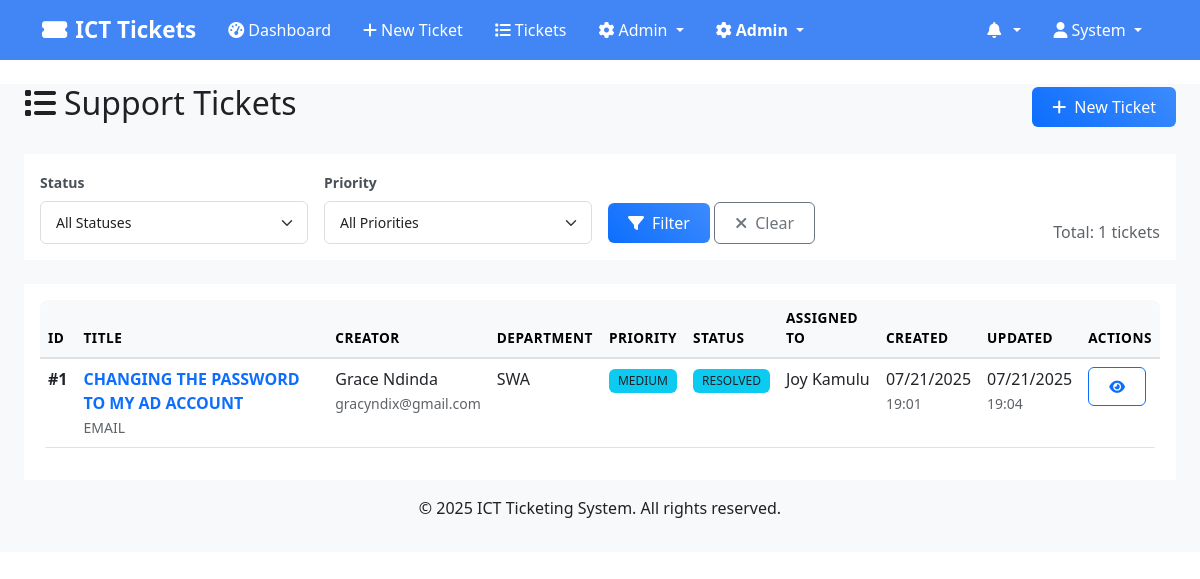
Screenshot of /tickets (signed in) with the database file from the repository.
### models.py (models this page shows, shortened)
class User(UserMixin, db.Model):
    __tablename__ = 'users'
    id = db.Column(db.Integer, primary_key=True)
    username = db.Column(db.String(80), unique=True, nullable=False)
    email = db.Column(db.String(120), unique=True, nullable=False)
    phone = db.Column(db.String(20), nullable=True)
    password_hash = db.Column(db.String(256), nullable=False)
    first_name = db.Column(db.String(50), nullable=False)
    last_name = db.Column(db.String(50), nullable=False)
    role = db.Column(db.String(20), nullable=False)  # 'user', 'tech', 'admin'
    department_id = db.Column(db.Integer, db.ForeignKey('departments.id'), nullable=True)
    is_active = db.Column(db.Boolean, default=True)
    created_at = db.Column(db.DateTime, default=datetime.utcnow)
    updated_at = db.Column(db.DateTime, default=datetime.utcnow, onupdate=datetime.utcnow)
    department = db.relationship('Department', backref='users')
    created_tickets = db.relationship('Ticket', foreign_keys='Ticket.created_by_id', backref='creator')
    assigned_tickets = db.relationship('Ticket', foreign_keys='Ticket.assigned_to_id', backref='assignee')
    @property
    def full_name(self):
        return f"{self.first_name} {self.last_name}"

class Ticket(db.Model):
    __tablename__ = 'tickets'
    id = db.Column(db.Integer, primary_key=True)
    title = db.Column(db.String(200), nullable=False)
    description = db.Column(db.Text, nullable=False)
    priority = db.Column(db.String(10), nullable=False)  # 'URGENT', 'HIGH', 'MEDIUM', 'LOW'
    status = db.Column(db.String(20), default='OPEN')  # 'OPEN', 'IN_PROGRESS', 'RESOLVED', 'CLOSED'
    category = db.Column(db.String(50), nullable=True)
    created_by_id = db.Column(db.Integer, db.ForeignKey('users.id'), nullable=False)
    assigned_to_id = db.Column(db.Integer, db.ForeignKey('users.id'), nullable=True)
    created_at = db.Column(db.DateTime, default=datetime.utcnow)
    updated_at = db.Column(db.DateTime, default=datetime.utcnow, onupdate=datetime.utcnow)
    resolved_at = db.Column(db.DateTime, nullable=True)
    closed_at = db.Column(db.DateTime, nullable=True)
    comments = db.relationship('TicketComment', backref='ticket', cascade='all, delete-orphan')
    notifications = db.relationship('Notification', backref='ticket', cascade='all, delete-orphan')
    @property
    def priority_color(self):
        colors = {
            'URGENT': 'danger',
            'HIGH': 'warning',
            'MEDIUM': 'info',
            'LOW': 'success'
        }
        return colors.get(self.priority, 'secondary')
    @property
    def status_color(self):
        colors = {
            'OPEN': 'primary',
            'IN_PROGRESS': 'warning',
            'RESOLVED': 'info',
            'CLOSED': 'success'
        }
        return colors.get(self.status, 'secondary')

class Department(db.Model):
    __tablename__ = 'departments'
    id = db.Column(db.Integer, primary_key=True)
    name = db.Column(db.String(100), unique=True, nullable=False)
    code = db.Column(db.String(10), unique=True, nullable=False)
    description = db.Column(db.Text, nullable=True)
    created_at = db.Column(db.DateTime, default=datetime.utcnow)

### routes.py (the view)
@app.route('/tickets')
@login_required
def list_tickets():
    page = request.args.get('page', 1, type=int)
    status_filter = request.args.get('status', '')
    priority_filter = request.args.get('priority', '')
    query = Ticket.query
    if current_user.role == 'user':
        query = query.filter_by(created_by_id=current_user.id)
    elif current_user.role == 'tech':
        query = query.filter(
            (Ticket.assigned_to_id == current_user.id) |
            (Ticket.assigned_to_id == None)
        )
    if status_filter:
        query = query.filter_by(status=status_filter)
    if priority_filter:
        query = query.filter_by(priority=priority_filter)
    tickets = query.order_by(Ticket.created_at.desc()).paginate(
        page=page, per_page=20, error_out=False
    )
    return render_template('ticket_list.html', tickets=tickets)

### templates/ticket_list.html (shortened to what this page needs)
{% extends "base.html" %}
{% block content %}
<div class="container-fluid">
    <div class="row">
        <div class="col-12">
            <div class="d-flex justify-content-between align-items-center mb-4">
                <h2><i class="fas fa-list me-2"></i>Support Tickets</h2>
                {% if current_user.role in ['user', 'admin'] %}
                <a href="{{ url_for('create_ticket') }}" class="btn btn-primary">
                    <i class="fas fa-plus me-2"></i>New Ticket
                </a>
                {% endif %}
            </div>
        </div>
    </div>
    <div class="row mb-4">
        <div class="col-12">
            <div class="card">
                <div class="card-body">
                    <form method="GET" class="row g-3 align-items-end">
                        <div class="col-md-3">
                            <label class="form-label">Status</label>
                            <select name="status" class="form-select">
                                <option value="">All Statuses</option>
                            </select>
                        </div>
                        <div class="col-md-3">
                            <label class="form-label">Priority</label>
                            <select name="priority" class="form-select">
                                <option value="">All Priorities</option>
                            </select>
                        </div>
                        <div class="col-md-3">
                            <button type="submit" class="btn btn-primary">
                                <i class="fas fa-filter me-2"></i>Filter
                            </button>
                            <a href="{{ url_for('list_tickets') }}" class="btn btn-outline-secondary">
                                <i class="fas fa-times me-2"></i>Clear
                            </a>
                        </div>
                        <div class="col-md-3 text-end">
                            <span class="text-muted">
                                Total: {{ tickets.total }} tickets
                            </span>
                        </div>
                    </form>
                </div>
            </div>
        </div>
    </div>
    <div class="row">
        <div class="col-12">
            <div class="card">
                <div class="card-body">
                    {% if tickets.items %}
                    <div class="table-responsive">
                        <table class="table table-hover">
                            <thead class="table-light">
                                <tr>
                                    <th>ID</th>
                                    <th>Title</th>
                                    <th>Creator</th>
                                    {% if current_user.role in ['tech', 'admin'] %}
                                    <th>Department</th>
                                    {% endif %}
                                    <th>Priority</th>
                                    <th>Status</th>
                                    <th>Assigned To</th>
                                    <th>Created</th>
                                    <th>Updated</th>
                                    <th>Actions</th>
                                </tr>
                            </thead>
                            <tbody>
                                {% for ticket in tickets.items %}
                                <tr class="{% if ticket.priority == 'URGENT' %}table-danger{% endif %}">
                                    <td><strong>#{{ ticket.id }}</strong></td>
                                    <td>
                                        <a href="{{ url_for('view_ticket', ticket_id=ticket.id) }}"
                                           class="text-decoration-none fw-bold">
                                            {{ ticket.title[:50] }}{% if ticket.title|length > 50 %}...{% endif %}
                                        </a>
                                        <br>
                                        <small class="text-muted">{{ ticket.category }}</small>
                                    </td>
                                    <td>
                                        {{ ticket.creator.full_name }}<br>
                                        <small class="text-muted">{{ ticket.creator.email }}</small>
                                    </td>
                                    {% if current_user.role in ['tech', 'admin'] %}
                                    <td>
                                        {% if ticket.creator.department %}
                                        {{ ticket.creator.department.code }}
                                        {% else %}
                                        <span class="text-muted">-</span>
                                        {% endif %}
                                    </td>
                                    {% endif %}
                                    <td>
                                        <span class="badge bg-{{ ticket.priority_color }}">
                                            {{ ticket.priority }}
                                        </span>
                                    </td>
                                    <td>
                                        <span class="badge bg-{{ ticket.status_color }}">
                                            {{ ticket.status.replace('_', ' ') }}
                                        </span>
                                    </td>
                                    <td>
                                        {% if ticket.assignee %}
                                        {{ ticket.assignee.full_name }}
                                        {% else %}
                                        <span class="text-muted">Unassigned</span>
                                        {% endif %}
                                    </td>
                                    <td>
                                        {{ ticket.created_at.strftime('%m/%d/%Y') }}<br>
                                        <small class="text-muted">{{ ticket.created_at.strftime('%H:%M') }}</small>
                                    </td>
                                    <td>
                                        {% if ticket.updated_at != ticket.created_at %}
                                        {{ ticket.updated_at.strftime('%m/%d/%Y') }}<br>
                                        <small class="text-muted">{{ ticket.updated_at.strftime('%H:%M') }}</small>
                                        {% else %}
                                        <span class="text-muted">-</span>
                                        {% endif %}
                                    </td>
                                    <td>
                                        <div class="btn-group" role="group">
                                            <a href="{{ url_for('view_ticket', ticket_id=ticket.id) }}"
                                               class="btn btn-sm btn-outline-primary">
                                                <i class="fas fa-eye"></i>
                                            </a>
                                        </div>
                                    </td>
                                </tr>
                                {% endfor %}
                            </tbody>
                        </table>
                    </div>
                    {% endif %}
                </div>
            </div>
        </div>
    </div>
</div>
{% endblock %}

### templates/base.html (shortened to what this page needs)
<!DOCTYPE html>
<html lang="en">
<head>
    <link href="https://cdn.jsdelivr.net/npm/bootstrap@5.3.0/dist/css/bootstrap.min.css" rel="stylesheet">
    <link href="https://cdnjs.cloudflare.com/ajax/libs/font-awesome/6.4.0/css/all.min.css" rel="stylesheet">
    <link href="{{ url_for('static', filename='css/style.css') }}" rel="stylesheet">
</head>
<body>
    <nav class="navbar navbar-expand-lg shadow-sm" style="background-color: #4285f4 !important;">
        <div class="container" style="background-color: #4285f4;">
            <a class="navbar-brand" href="{{ url_for('dashboard' if current_user.is_authenticated else 'index') }}" style="color: #ffffff !important; font-weight: 600;">
                <i class="fas fa-ticket-alt me-2"></i>ICT Tickets
            </a>
            {% if current_user.is_authenticated %}
            <div class="collapse navbar-collapse" id="navbarNav">
                <ul class="navbar-nav me-auto">
                    <li class="nav-item">
                        <a class="nav-link" href="{{ url_for('dashboard') }}" style="color: #ffffff !important; font-weight: 500;">
                            <i class="fas fa-tachometer-alt me-1"></i>Dashboard
                        </a>
                    </li>
                    {% if current_user.role in ['user', 'admin'] %}
                    <li class="nav-item">
                        <a class="nav-link" href="{{ url_for('create_ticket') }}" style="color: #ffffff !important; font-weight: 500;">
                            <i class="fas fa-plus me-1"></i>New Ticket
                        </a>
                    </li>
                    {% endif %}
                    <li class="nav-item">
                        <a class="nav-link" href="{{ url_for('list_tickets') }}" style="color: #ffffff !important; font-weight: 500;">
                            <i class="fas fa-list me-1"></i>Tickets
                        </a>
                    </li>
                    {% if current_user.role == 'admin' %}
                    <li class="nav-item dropdown">
                        <a class="nav-link dropdown-toggle" href="#" role="button" data-bs-toggle="dropdown" style="color: #ffffff !important; font-weight: 500;">
                            <i class="fas fa-cog me-1"></i>Admin
                        </a>
                    </li>
                    {% elif current_user.role in ['tech'] %}
                    <li class="nav-item">
                        <a class="nav-link" href="{{ url_for('reports') }}" style="color: #ffffff !important; font-weight: 500;">
                            <i class="fas fa-chart-bar me-1"></i>Reports
                        </a>
                    </li>
                    {% endif %}
                    {% if current_user.role == 'admin' %}
                    <li class="nav-item dropdown">
                        <a class="nav-link dropdown-toggle" href="#" role="button" data-bs-toggle="dropdown">
                            <i class="fas fa-cog me-1"></i>Admin
                        </a>
                    </li>
                    {% endif %}
                </ul>
                <ul class="navbar-nav">
                    <li class="nav-item dropdown">
                        <a class="nav-link dropdown-toggle" href="#" role="button" data-bs-toggle="dropdown" style="color: #ffffff !important; font-weight: 500;">
                            <i class="fas fa-bell me-1"></i>
                            {% set unread_count = 0 %}
                            {% if current_user.notifications is defined and current_user.notifications %}
                                {% set unread_count = current_user.notifications|selectattr('is_read', 'equalto', False)|list|length %}
                            {% endif %}
                        </a>
                            {% set recent_notifications = [] %}
                            {% if current_user.notifications is defined and current_user.notifications %}
                                {% set recent_notifications = current_user.notifications[:5] %}
                            {% endif %}
                    </li>
                    <li class="nav-item dropdown">
                        <a class="nav-link dropdown-toggle" href="#" role="button" data-bs-toggle="dropdown" style="color: #ffffff !important; font-weight: 500;">
                            <i class="fas fa-user me-1"></i>{{ current_user.first_name }}
                        </a>
                    </li>
                </ul>
            </div>
            {% endif %}
        </div>
    </nav>
    <main class="container-fluid mt-4">
        {% block content %}{% endblock %}
    </main>
    <footer class="bg-light text-center text-muted py-3 mt-5">
        <div class="container">
            <p>&copy; 2025 ICT Ticketing System. All rights reserved.</p>
        </div>
    </footer>
</body>
</html>

### rows the page displays
User: first_name "System"
Ticket: id "1", title "CHANGING THE PASSWORD TO MY AD ACCOUNT", category "EMAIL", creator.full_name "Grace Ndinda", creator.email "gracyndix@gmail.com", creator.department.code "SWA", priority "MEDIUM", status.replace "RESOLVED", assignee.full_name "Joy Kamulu", created_at "07/21/2025", created_at "19:01", updated_at "07/21/2025", updated_at "19:04"

### other values shown
{{ tickets.total }} "1"
